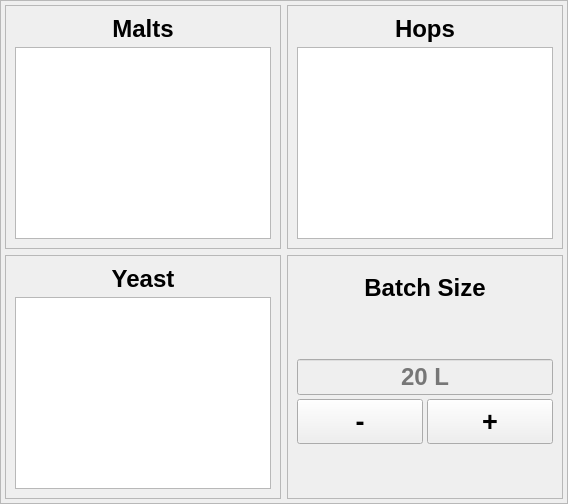
         <widget class="QFrame" name="frame_recipe_summary">
          <property name="sizePolicy">
           <sizepolicy hsizetype="Preferred" vsizetype="Preferred">
            <horstretch>0</horstretch>
            <verstretch>0</verstretch>
           </sizepolicy>
          </property>
          <property name="frameShape">
           <enum>QFrame::Shape::StyledPanel</enum>
          </property>
          <property name="frameShadow">
           <enum>QFrame::Shadow::Raised</enum>
          </property>
          <layout class="QGridLayout" name="layout_recipe_summary_grid">
           <property name="leftMargin">
            <number>4</number>
           </property>
           <property name="topMargin">
            <number>4</number>
           </property>
           <property name="rightMargin">
            <number>4</number>
           </property>
           <property name="bottomMargin">
            <number>4</number>
           </property>
           <property name="spacing">
            <number>6</number>
           </property>
           <item row="0" column="0">
            <widget class="QFrame" name="frame_summary_malts">
             <property name="frameShape">
              <enum>QFrame::Shape::StyledPanel</enum>
             </property>
             <property name="frameShadow">
              <enum>QFrame::Shadow::Raised</enum>
             </property>
             <layout class="QVBoxLayout" name="layout_summary_malts">
              <property name="spacing">
               <number>4</number>
              </property>
              <item>
               <widget class="QLabel" name="lbl_summary_malts_title">
                <property name="font">
                 <font>
                  <pointsize>18</pointsize>
                  <bold>true</bold>
                 </font>
                </property>
                <property name="text">
                 <string>Malts</string>
                </property>
                <property name="alignment">
                 <set>Qt::AlignmentFlag::AlignCenter</set>
                </property>
               </widget>
              </item>
              <item>
               <widget class="QListWidget" name="list_summary_malts">
                <property name="font">
                 <font>
                  <pointsize>12</pointsize>
                 </font>
                </property>
               </widget>
              </item>
             </layout>
            </widget>
           </item>
           <item row="0" column="1">
            <widget class="QFrame" name="frame_summary_hops">
             <property name="frameShape">
              <enum>QFrame::Shape::StyledPanel</enum>
             </property>
             <property name="frameShadow">
              <enum>QFrame::Shadow::Raised</enum>
             </property>
             <layout class="QVBoxLayout" name="layout_summary_hops">
              <property name="spacing">
               <number>4</number>
              </property>
              <item>
               <widget class="QLabel" name="lbl_summary_hops_title">
                <property name="font">
                 <font>
                  <pointsize>18</pointsize>
                  <bold>true</bold>
                 </font>
                </property>
                <property name="text">
                 <string>Hops</string>
                </property>
                <property name="alignment">
                 <set>Qt::AlignmentFlag::AlignCenter</set>
                </property>
               </widget>
              </item>
              <item>
               <widget class="QListWidget" name="list_summary_hops">
                <property name="font">
                 <font>
                  <pointsize>12</pointsize>
                 </font>
                </property>
               </widget>
              </item>
             </layout>
            </widget>
           </item>
           <item row="1" column="0">
            <widget class="QFrame" name="frame_summary_yeast">
             <property name="frameShape">
              <enum>QFrame::Shape::StyledPanel</enum>
             </property>
             <property name="frameShadow">
              <enum>QFrame::Shadow::Raised</enum>
             </property>
             <layout class="QVBoxLayout" name="layout_summary_yeast">
              <property name="spacing">
               <number>4</number>
              </property>
              <item>
               <widget class="QLabel" name="lbl_summary_yeast_title">
                <property name="font">
                 <font>
                  <pointsize>18</pointsize>
                  <bold>true</bold>
                 </font>
                </property>
                <property name="text">
                 <string>Yeast</string>
                </property>
                <property name="alignment">
                 <set>Qt::AlignmentFlag::AlignCenter</set>
                </property>
               </widget>
              </item>
              <item>
               <widget class="QListWidget" name="list_summary_yeast">
                <property name="font">
                 <font>
                  <pointsize>12</pointsize>
                 </font>
                </property>
               </widget>
              </item>
             </layout>
            </widget>
           </item>
           <item row="1" column="1">
            <widget class="QFrame" name="frame_summary_water">
             <property name="frameShape">
              <enum>QFrame::Shape::StyledPanel</enum>
             </property>
             <property name="frameShadow">
              <enum>QFrame::Shadow::Raised</enum>
             </property>
             <layout class="QVBoxLayout" name="layout_summary_water" stretch="2,2,2,2,2">
              <property name="spacing">
               <number>4</number>
              </property>
              <item>
               <widget class="QLabel" name="lbl_summary_water_title">
                <property name="font">
                 <font>
                  <pointsize>18</pointsize>
                  <bold>true</bold>
                 </font>
                </property>
                <property name="text">
                 <string>Batch Size</string>
                </property>
                <property name="alignment">
                 <set>Qt::AlignmentFlag::AlignCenter</set>
                </property>
               </widget>
              </item>
              <item>
               <spacer name="verticalSpacer">
                <property name="orientation">
                 <enum>Qt::Orientation::Vertical</enum>
                </property>
                <property name="sizeHint" stdset="0">
                 <size>
                  <width>20</width>
                  <height>40</height>
                 </size>
                </property>
               </spacer>
              </item>
              <item>
               <widget class="QLineEdit" name="edit_summary_water">
                <property name="enabled">
                 <bool>false</bool>
                </property>
                <property name="sizePolicy">
                 <sizepolicy hsizetype="Expanding" vsizetype="Fixed">
                  <horstretch>0</horstretch>
                  <verstretch>0</verstretch>
                 </sizepolicy>
                </property>
                <property name="minimumSize">
                 <size>
                  <width>0</width>
                  <height>32</height>
                 </size>
                </property>
                <property name="font">
                 <font>
                  <pointsize>18</pointsize>
                  <bold>true</bold>
                 </font>
                </property>
                <property name="autoFillBackground">
                 <bool>false</bool>
                </property>
                <property name="alignment">
                 <set>Qt::AlignmentFlag::AlignCenter</set>
                </property>
                <property name="placeholderText">
                 <string>20 L</string>
                </property>
               </widget>
              </item>
              <item>
               <layout class="QHBoxLayout" name="layout_summary_water_buttons" stretch="1,1">
                <item>
                 <widget class="QPushButton" name="btn_summary_water_down">
                  <property name="sizePolicy">
                   <sizepolicy hsizetype="Minimum" vsizetype="Minimum">
                    <horstretch>0</horstretch>
                    <verstretch>0</verstretch>
                   </sizepolicy>
                  </property>
                  <property name="font">
                   <font>
                    <pointsize>20</pointsize>
                    <bold>true</bold>
                   </font>
                  </property>
                  <property name="text">
                   <string>-</string>
                  </property>
                 </widget>
                </item>
                <item>
                 <widget class="QPushButton" name="btn_summary_water_up">
                  <property name="sizePolicy">
                   <sizepolicy hsizetype="Minimum" vsizetype="Minimum">
                    <horstretch>0</horstretch>
                    <verstretch>0</verstretch>
                   </sizepolicy>
                  </property>
                  <property name="font">
                   <font>
                    <pointsize>20</pointsize>
                    <bold>true</bold>
                   </font>
                  </property>
                  <property name="text">
                   <string>+</string>
                  </property>
                 </widget>
                </item>
               </layout>
              </item>
              <item>
               <spacer name="verticalSpacer_2">
                <property name="orientation">
                 <enum>Qt::Orientation::Vertical</enum>
                </property>
                <property name="sizeHint" stdset="0">
                 <size>
                  <width>20</width>
                  <height>40</height>
                 </size>
                </property>
               </spacer>
              </item>
             </layout>
            </widget>
           </item>
          </layout>
         </widget>
